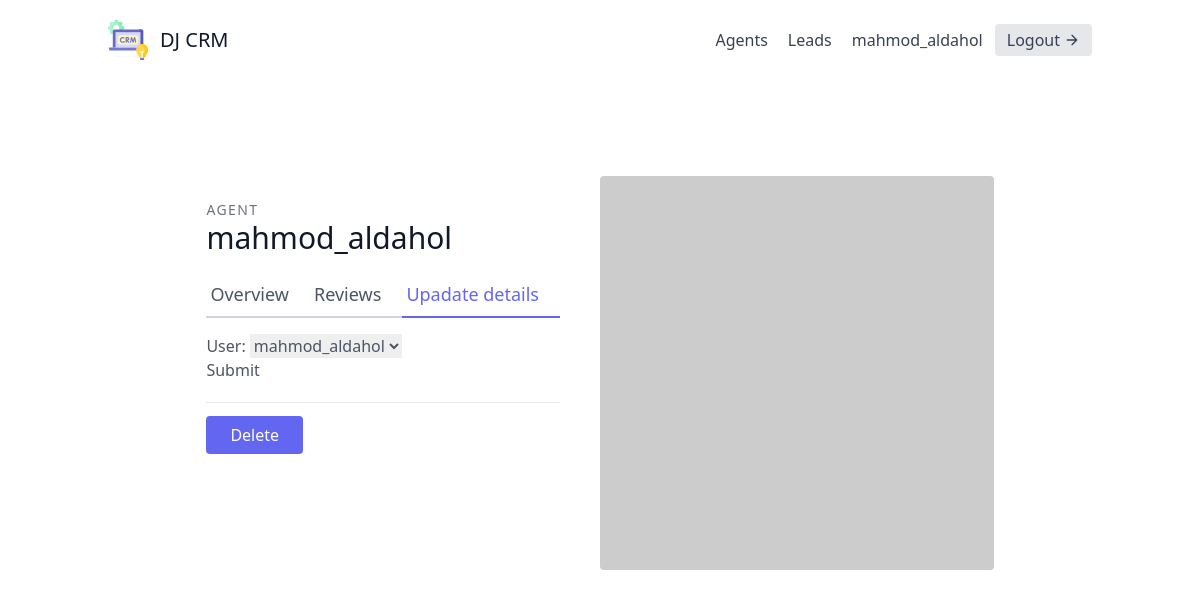
/agents/1/update (signed in), run on the app's committed database.
### leads/models.py (models this page shows, shortened)
class User(AbstractUser):
    is_organizer = models.BooleanField(default=True)
    is_agent = models.BooleanField(default=False)

class Agent(models.Model):
    user : User = models.OneToOneField(User, on_delete=models.CASCADE)
    organization = models.ForeignKey(UserProfile, on_delete=models.CASCADE)

### agents/views.py (the view, shortened to what this page needs)
# urls.py: path("<int:pk>/update", AgentUpdateView.as_view(), name="agent-update"),
class AgentUpdateView(generic.UpdateView):
    template_name = "agents/agent_update.html"
    queryset = Agent.objects.all()
    form_class = AgentModelForm

### agents/forms.py
class AgentModelForm(forms.ModelForm):
    class Meta:
        model = Agent
        fields = (
            "user",
        )

### agents/templates/agents/agent_update.html (shortened to what this page needs)
{% extends "base.html" %}
{% block content %}
<section class="text-gray-600 body-font overflow-hidden">
    <div class="container px-5 py-24 mx-auto">
      <div class="lg:w-4/5 mx-auto flex flex-wrap">
        <div class="lg:w-1/2 w-full lg:pr-10 lg:py-6 mb-6 lg:mb-0">
          <h2 class="text-sm title-font text-gray-500 tracking-widest">AGENT</h2>
          <h1 class="text-gray-900 text-3xl title-font font-medium mb-4">{{agent.user.username}}</h1>
          <div class="flex mb-4">
            <a href = "{% url 'agents:agent-detail' agent.pk %}", class="flex-grow border-b-2 border-gray-300 py-2 text-lg px-1">Overview</a>
            <a class="flex-grow border-b-2 border-gray-300 py-2 text-lg px-1">Reviews</a>
            <a href = "{% url 'agents:agent-update' agent.pk %}", class="flex-grow text-indigo-500 border-b-2 border-indigo-500 py-2 text-lg px-1">Upadate details</a>
          </div>
          <form method="post" enctype="multipart/form-data">
            {{ form.as_p }}
            <button type="submit">Submit</button>
          </form>
          <div class="mt-5 py-5 border-t border-gray-200">
            <a href="{% url 'agents:agent-delete' agent.pk%}" class="w-1/2 mt-3 text-white bg-indigo-500 border-0 py-2 px-6 focus:outline-none hover:bg-indigo-600 rounded">
                Delete
            </a>
          </div>
        </div>
        <img alt="ecommerce" class="lg:w-1/2 w-full lg:h-auto h-64 object-cover object-center rounded" src="https://dummyimage.com/400x400">
      </div>
    </div>
  </section>
{% endblock content %}

### templates/navbar.html (shortened to what this page needs)
<header class="text-gray-700 body-font">
    <div class="container mx-auto flex flex-wrap p-5 flex-col md:flex-row items-center">
      <a href="" class="flex title-font font-medium items-center text-gray-900 mb-4 md:mb-0">
        <span class="ml-3 text-xl">DJ CRM</span>
      </a>
      <nav class="md:ml-auto flex flex-wrap items-center text-base justify-center">
          {% if not request.user.is_authenticated %}
            <a href="{% url 'signup'%}" class="mr-5 hover:text-gray-900">Signup</a>
          {% else %}
            {% if request.user.is_organizer %}
              <a href="{% url 'agents:agent-list' %}" class="mr-5 hover:text-gray-900">Agents</a>
            {% endif %}
              <a href="{% url 'leads:lead-list' %}" class="mr-5 hover:text-gray-900">Leads</a>
          {% endif %}
        </nav>
      {% if request.user.is_authenticated %}
      {{request.user.username}}
      <a href="{% url 'logout'%}" class="ml-3 inline-flex items-center bg-gray-200 border-0 py-1 px-3 focus:outline-none hover:bg-gray-300 rounded text-base mt-4 md:mt-0">
        Logout
          <svg fill="none" stroke="currentColor" stroke-linecap="round" stroke-linejoin="round" stroke-width="2" class="w-4 h-4 ml-1" viewBox="0 0 24 24">
              <path d="M5 12h14M12 5l7 7-7 7"></path>
          </svg>
      </a>
      {% endif %}
    </div>
</header>

### data on the page
User: user.username "mahmod_aldahol"
Agent: user.username "mahmod_aldahol", user "mahmod_aldahol"
